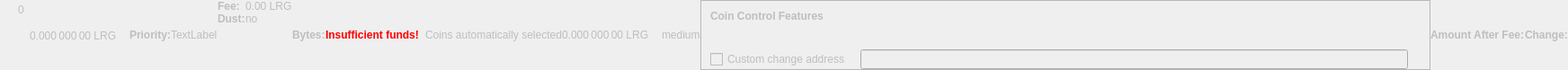
    <widget class="QWidget" name="dummyHideWidget" native="true">
     <property name="enabled">
      <bool>false</bool>
     </property>
     <property name="maximumSize">
      <size>
       <width>100</width>
       <height>22</height>
      </size>
     </property>
     <layout class="QHBoxLayout" name="dummyHideLayout">
      <property name="spacing">
       <number>0</number>
      </property>
      <property name="leftMargin">
       <number>0</number>
      </property>
      <property name="topMargin">
       <number>0</number>
      </property>
      <property name="rightMargin">
       <number>0</number>
      </property>
      <property name="bottomMargin">
       <number>0</number>
      </property>
      <item>
       <layout class="QFormLayout" name="formLayoutCoinControl1">
        <property name="horizontalSpacing">
         <number>10</number>
        </property>
        <property name="verticalSpacing">
         <number>14</number>
        </property>
        <property name="leftMargin">
         <number>10</number>
        </property>
        <property name="topMargin">
         <number>4</number>
        </property>
        <property name="rightMargin">
         <number>6</number>
        </property>
        <item row="0" column="1">
         <widget class="QLabel" name="labelCoinControlBytes">
          <property name="cursor">
           <cursorShape>IBeamCursor</cursorShape>
          </property>
          <property name="contextMenuPolicy">
           <enum>Qt::ActionsContextMenu</enum>
          </property>
          <property name="text">
           <string notr="true">0</string>
          </property>
          <property name="textInteractionFlags">
           <set>Qt::LinksAccessibleByMouse|Qt::TextSelectableByKeyboard|Qt::TextSelectableByMouse</set>
          </property>
         </widget>
        </item>
       </layout>
      </item>
      <item>
       <widget class="QLabel" name="labelCoinControlAfterFee">
        <property name="enabled">
         <bool>false</bool>
        </property>
        <property name="sizePolicy">
         <sizepolicy hsizetype="Fixed" vsizetype="Fixed">
          <horstretch>0</horstretch>
          <verstretch>0</verstretch>
         </sizepolicy>
        </property>
        <property name="minimumSize">
         <size>
          <width>111</width>
          <height>12</height>
         </size>
        </property>
        <property name="maximumSize">
         <size>
          <width>111</width>
          <height>12</height>
         </size>
        </property>
        <property name="cursor">
         <cursorShape>IBeamCursor</cursorShape>
        </property>
        <property name="contextMenuPolicy">
         <enum>Qt::ActionsContextMenu</enum>
        </property>
        <property name="text">
         <string notr="true">0.000 000 00 LRG</string>
        </property>
        <property name="textInteractionFlags">
         <set>Qt::LinksAccessibleByMouse|Qt::TextSelectableByKeyboard|Qt::TextSelectableByMouse</set>
        </property>
       </widget>
      </item>
      <item>
       <widget class="QLabel" name="labelCoinControlPriorityText">
        <property name="enabled">
         <bool>false</bool>
        </property>
        <property name="font">
         <font>
          <weight>75</weight>
          <bold>true</bold>
         </font>
        </property>
        <property name="text">
         <string>Priority:</string>
        </property>
       </widget>
      </item>
      <item>
       <layout class="QHBoxLayout" name="horizontalLayout">
        <item>
         <widget class="QLabel" name="WarningLabel">
          <property name="text">
           <string>TextLabel</string>
          </property>
         </widget>
        </item>
       </layout>
      </item>
      <item>
       <layout class="QFormLayout" name="formLayoutCoinControl3">
        <property name="horizontalSpacing">
         <number>0</number>
        </property>
        <property name="verticalSpacing">
         <number>0</number>
        </property>
        <property name="leftMargin">
         <number>0</number>
        </property>
        <property name="topMargin">
         <number>0</number>
        </property>
        <property name="rightMargin">
         <number>0</number>
        </property>
        <item row="0" column="0">
         <widget class="QLabel" name="labelCoinControlFeeText">
          <property name="enabled">
           <bool>false</bool>
          </property>
          <property name="font">
           <font>
            <weight>75</weight>
            <bold>true</bold>
           </font>
          </property>
          <property name="text">
           <string>Fee:</string>
          </property>
          <property name="margin">
           <number>0</number>
          </property>
         </widget>
        </item>
        <item row="0" column="1">
         <widget class="QLabel" name="labelCoinControlFee">
          <property name="enabled">
           <bool>false</bool>
          </property>
          <property name="cursor">
           <cursorShape>IBeamCursor</cursorShape>
          </property>
          <property name="contextMenuPolicy">
           <enum>Qt::ActionsContextMenu</enum>
          </property>
          <property name="text">
           <string notr="true">0.00 LRG</string>
          </property>
          <property name="textInteractionFlags">
           <set>Qt::LinksAccessibleByMouse|Qt::TextSelectableByKeyboard|Qt::TextSelectableByMouse</set>
          </property>
         </widget>
        </item>
        <item row="1" column="0">
         <widget class="QLabel" name="labelCoinControlLowOutputText">
          <property name="enabled">
           <bool>false</bool>
          </property>
          <property name="font">
           <font>
            <weight>75</weight>
            <bold>true</bold>
           </font>
          </property>
          <property name="text">
           <string>Dust:</string>
          </property>
         </widget>
        </item>
        <item row="1" column="1">
         <widget class="QLabel" name="labelCoinControlLowOutput">
          <property name="enabled">
           <bool>false</bool>
          </property>
          <property name="cursor">
           <cursorShape>IBeamCursor</cursorShape>
          </property>
          <property name="contextMenuPolicy">
           <enum>Qt::ActionsContextMenu</enum>
          </property>
          <property name="text">
           <string>no</string>
          </property>
          <property name="textInteractionFlags">
           <set>Qt::LinksAccessibleByMouse|Qt::TextSelectableByKeyboard|Qt::TextSelectableByMouse</set>
          </property>
         </widget>
        </item>
       </layout>
      </item>
      <item>
       <widget class="QLabel" name="labelCoinControlBytesText">
        <property name="enabled">
         <bool>false</bool>
        </property>
        <property name="font">
         <font>
          <weight>75</weight>
          <bold>true</bold>
         </font>
        </property>
        <property name="text">
         <string>Bytes:</string>
        </property>
       </widget>
      </item>
      <item>
       <layout class="QFormLayout" name="formLayoutCoinControl2">
        <property name="horizontalSpacing">
         <number>0</number>
        </property>
        <property name="verticalSpacing">
         <number>0</number>
        </property>
        <property name="leftMargin">
         <number>0</number>
        </property>
        <property name="topMargin">
         <number>0</number>
        </property>
        <property name="rightMargin">
         <number>0</number>
        </property>
       </layout>
      </item>
      <item>
       <layout class="QHBoxLayout" name="horizontalLayoutCoinControl2">
        <property name="spacing">
         <number>0</number>
        </property>
        <property name="bottomMargin">
         <number>0</number>
        </property>
       </layout>
      </item>
      <item>
       <widget class="QLabel" name="labelCoinControlInsuffFunds">
        <property name="enabled">
         <bool>false</bool>
        </property>
        <property name="minimumSize">
         <size>
          <width>0</width>
          <height>0</height>
         </size>
        </property>
        <property name="font">
         <font>
          <weight>75</weight>
          <bold>true</bold>
         </font>
        </property>
        <property name="styleSheet">
         <string notr="true">color:red;font-weight:bold;</string>
        </property>
        <property name="text">
         <string>Insufficient funds!</string>
        </property>
        <property name="margin">
         <number>5</number>
        </property>
       </widget>
      </item>
      <item>
       <layout class="QFormLayout" name="formLayoutCoinControl4">
        <property name="horizontalSpacing">
         <number>0</number>
        </property>
        <property name="verticalSpacing">
         <number>0</number>
        </property>
        <property name="leftMargin">
         <number>0</number>
        </property>
        <property name="topMargin">
         <number>0</number>
        </property>
        <property name="rightMargin">
         <number>0</number>
        </property>
       </layout>
      </item>
      <item>
       <widget class="QLabel" name="labelCoinControlChangeLabel">
        <property name="enabled">
         <bool>false</bool>
        </property>
        <property name="sizePolicy">
         <sizepolicy hsizetype="Preferred" vsizetype="Expanding">
          <horstretch>0</horstretch>
          <verstretch>0</verstretch>
         </sizepolicy>
        </property>
        <property name="minimumSize">
         <size>
          <width>0</width>
          <height>0</height>
         </size>
        </property>
        <property name="text">
         <string/>
        </property>
        <property name="margin">
         <number>3</number>
        </property>
       </widget>
      </item>
      <item>
       <widget class="QLabel" name="labelCoinControlAutomaticallySelected">
        <property name="enabled">
         <bool>false</bool>
        </property>
        <property name="sizePolicy">
         <sizepolicy hsizetype="Fixed" vsizetype="Fixed">
          <horstretch>0</horstretch>
          <verstretch>0</verstretch>
         </sizepolicy>
        </property>
        <property name="minimumSize">
         <size>
          <width>0</width>
          <height>0</height>
         </size>
        </property>
        <property name="maximumSize">
         <size>
          <width>240</width>
          <height>16777215</height>
         </size>
        </property>
        <property name="text">
         <string>Coins automatically selected</string>
        </property>
        <property name="margin">
         <number>5</number>
        </property>
       </widget>
      </item>
      <item>
       <widget class="QLabel" name="labelCoinControlChange">
        <property name="enabled">
         <bool>false</bool>
        </property>
        <property name="sizePolicy">
         <sizepolicy hsizetype="Fixed" vsizetype="Fixed">
          <horstretch>0</horstretch>
          <verstretch>0</verstretch>
         </sizepolicy>
        </property>
        <property name="minimumSize">
         <size>
          <width>111</width>
          <height>0</height>
         </size>
        </property>
        <property name="maximumSize">
         <size>
          <width>111</width>
          <height>16777215</height>
         </size>
        </property>
        <property name="cursor">
         <cursorShape>IBeamCursor</cursorShape>
        </property>
        <property name="contextMenuPolicy">
         <enum>Qt::ActionsContextMenu</enum>
        </property>
        <property name="text">
         <string notr="true">0.000 000 00 LRG</string>
        </property>
        <property name="textInteractionFlags">
         <set>Qt::LinksAccessibleByMouse|Qt::TextSelectableByKeyboard|Qt::TextSelectableByMouse</set>
        </property>
       </widget>
      </item>
      <item>
       <widget class="QLabel" name="labelCoinControlPriority">
        <property name="enabled">
         <bool>false</bool>
        </property>
        <property name="cursor">
         <cursorShape>IBeamCursor</cursorShape>
        </property>
        <property name="contextMenuPolicy">
         <enum>Qt::ActionsContextMenu</enum>
        </property>
        <property name="text">
         <string>medium</string>
        </property>
        <property name="textInteractionFlags">
         <set>Qt::LinksAccessibleByMouse|Qt::TextSelectableByKeyboard|Qt::TextSelectableByMouse</set>
        </property>
       </widget>
      </item>
      <item>
       <widget class="QFrame" name="frameCoinControl">
        <property name="sizePolicy">
         <sizepolicy hsizetype="Expanding" vsizetype="Expanding">
          <horstretch>0</horstretch>
          <verstretch>0</verstretch>
         </sizepolicy>
        </property>
        <property name="maximumSize">
         <size>
          <width>16777215</width>
          <height>16777215</height>
         </size>
        </property>
        <property name="frameShape">
         <enum>QFrame::StyledPanel</enum>
        </property>
        <property name="frameShadow">
         <enum>QFrame::Sunken</enum>
        </property>
        <layout class="QVBoxLayout" name="verticalLayoutCoinControl2_2">
         <property name="spacing">
          <number>0</number>
         </property>
         <property name="leftMargin">
          <number>0</number>
         </property>
         <property name="topMargin">
          <number>0</number>
         </property>
         <property name="rightMargin">
          <number>0</number>
         </property>
         <property name="bottomMargin">
          <number>0</number>
         </property>
         <item>
          <layout class="QVBoxLayout" name="verticalLayoutCoinControl" stretch="0,0,0,1">
           <property name="spacing">
            <number>0</number>
           </property>
           <property name="leftMargin">
            <number>10</number>
           </property>
           <property name="topMargin">
            <number>10</number>
           </property>
           <item>
            <layout class="QHBoxLayout" name="horizontalLayoutCoinControl1">
             <property name="bottomMargin">
              <number>15</number>
             </property>
             <item>
              <widget class="QLabel" name="labelCoinControlFeatures">
               <property name="enabled">
                <bool>false</bool>
               </property>
               <property name="sizePolicy">
                <sizepolicy hsizetype="Preferred" vsizetype="Maximum">
                 <horstretch>0</horstretch>
                 <verstretch>0</verstretch>
                </sizepolicy>
               </property>
               <property name="font">
                <font>
                 <weight>75</weight>
                 <bold>true</bold>
                </font>
               </property>
               <property name="styleSheet">
                <string notr="true">font-weight:bold;</string>
               </property>
               <property name="text">
                <string>Coin Control Features</string>
               </property>
              </widget>
             </item>
            </layout>
           </item>
           <item>
            <widget class="QWidget" name="widgetCoinControl" native="true">
             <property name="sizePolicy">
              <sizepolicy hsizetype="Preferred" vsizetype="Preferred">
               <horstretch>0</horstretch>
               <verstretch>0</verstretch>
              </sizepolicy>
             </property>
             <property name="minimumSize">
              <size>
               <width>0</width>
               <height>0</height>
              </size>
             </property>
             <property name="styleSheet">
              <string notr="true"/>
             </property>
             <layout class="QHBoxLayout" name="horizontalLayoutCoinControl5_2">
              <property name="leftMargin">
               <number>0</number>
              </property>
              <property name="topMargin">
               <number>0</number>
              </property>
              <property name="rightMargin">
               <number>0</number>
              </property>
              <property name="bottomMargin">
               <number>0</number>
              </property>
              <item>
               <layout class="QHBoxLayout" name="horizontalLayoutCoinControl3">
                <property name="spacing">
                 <number>20</number>
                </property>
                <property name="topMargin">
                 <number>0</number>
                </property>
                <property name="bottomMargin">
                 <number>10</number>
                </property>
               </layout>
              </item>
             </layout>
            </widget>
           </item>
           <item>
            <layout class="QHBoxLayout" name="horizontalLayoutCoinControl4" stretch="0,0,0">
             <property name="spacing">
              <number>12</number>
             </property>
             <property name="sizeConstraint">
              <enum>QLayout::SetDefaultConstraint</enum>
             </property>
             <property name="topMargin">
              <number>5</number>
             </property>
             <property name="rightMargin">
              <number>5</number>
             </property>
             <item>
              <widget class="QCheckBox" name="checkBoxCoinControlChange">
               <property name="enabled">
                <bool>false</bool>
               </property>
               <property name="toolTip">
                <string>If this is activated, but the change address is empty or invalid, change will be sent to a newly generated address.</string>
               </property>
               <property name="text">
                <string>Custom change address</string>
               </property>
              </widget>
             </item>
             <item>
              <widget class="QValidatedLineEdit" name="lineEditCoinControlChange">
               <property name="enabled">
                <bool>false</bool>
               </property>
               <property name="sizePolicy">
                <sizepolicy hsizetype="Expanding" vsizetype="Fixed">
                 <horstretch>0</horstretch>
                 <verstretch>0</verstretch>
                </sizepolicy>
               </property>
              </widget>
             </item>
             <item>
              <widget class="QLabel" name="labelCoinControlChangeLabel_2">
               <property name="sizePolicy">
                <sizepolicy hsizetype="Preferred" vsizetype="Expanding">
                 <horstretch>0</horstretch>
                 <verstretch>0</verstretch>
                </sizepolicy>
               </property>
               <property name="minimumSize">
                <size>
                 <width>0</width>
                 <height>0</height>
                </size>
               </property>
               <property name="text">
                <string/>
               </property>
               <property name="margin">
                <number>3</number>
               </property>
              </widget>
             </item>
            </layout>
           </item>
           <item>
            <spacer name="verticalSpacerCoinControl">
             <property name="orientation">
              <enum>Qt::Vertical</enum>
             </property>
             <property name="sizeHint" stdset="0">
              <size>
               <width>800</width>
               <height>1</height>
              </size>
             </property>
            </spacer>
           </item>
          </layout>
         </item>
        </layout>
       </widget>
      </item>
      <item>
       <widget class="QLabel" name="labelCoinControlAfterFeeText">
        <property name="enabled">
         <bool>false</bool>
        </property>
        <property name="minimumSize">
         <size>
          <width>0</width>
          <height>0</height>
         </size>
        </property>
        <property name="maximumSize">
         <size>
          <width>16777215</width>
          <height>16777215</height>
         </size>
        </property>
        <property name="font">
         <font>
          <weight>75</weight>
          <bold>true</bold>
         </font>
        </property>
        <property name="text">
         <string>Amount After Fee:</string>
        </property>
        <property name="alignment">
         <set>Qt::AlignLeading|Qt::AlignLeft|Qt::AlignVCenter</set>
        </property>
        <property name="margin">
         <number>0</number>
        </property>
       </widget>
      </item>
      <item>
       <widget class="QLabel" name="labelCoinControlChangeText">
        <property name="enabled">
         <bool>false</bool>
        </property>
        <property name="sizePolicy">
         <sizepolicy hsizetype="Preferred" vsizetype="Preferred">
          <horstretch>0</horstretch>
          <verstretch>0</verstretch>
         </sizepolicy>
        </property>
        <property name="minimumSize">
         <size>
          <width>0</width>
          <height>0</height>
         </size>
        </property>
        <property name="maximumSize">
         <size>
          <width>16777215</width>
          <height>16777215</height>
         </size>
        </property>
        <property name="font">
         <font>
          <weight>75</weight>
          <bold>true</bold>
         </font>
        </property>
        <property name="text">
         <string>Change:</string>
        </property>
        <property name="alignment">
         <set>Qt::AlignLeading|Qt::AlignLeft|Qt::AlignVCenter</set>
        </property>
       </widget>
      </item>
     </layout>
    </widget>
